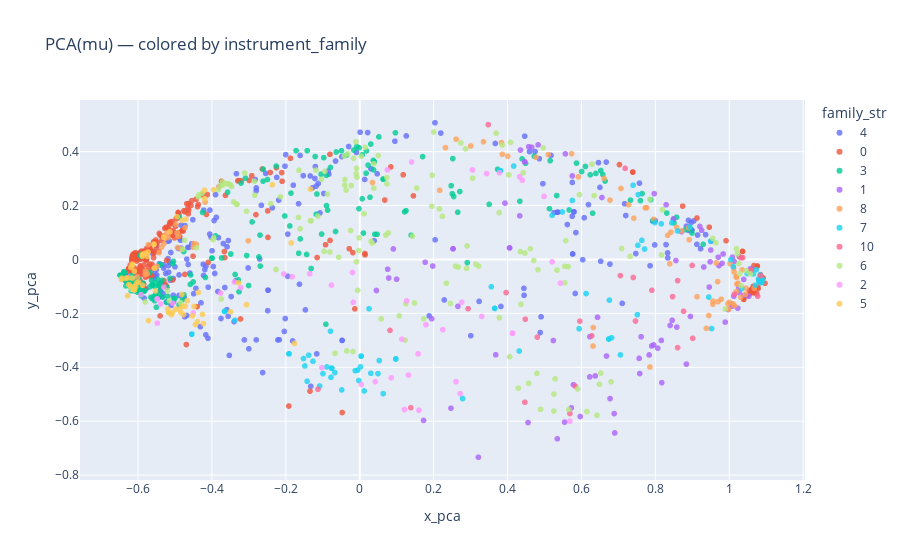

Write notebook code for a chart like this one.
### Code cell
df["family_str"] = df["family"].astype(str)

fig = px.scatter(
    df,
    x="x_pca",
    y="y_pca",
    color="family_str",
    hover_data=["key", "family", "pitch"],
    title="PCA(mu) — colored by instrument_family",
    opacity=0.8,
)
fig.update_traces(marker=dict(size=6))
fig.show()
